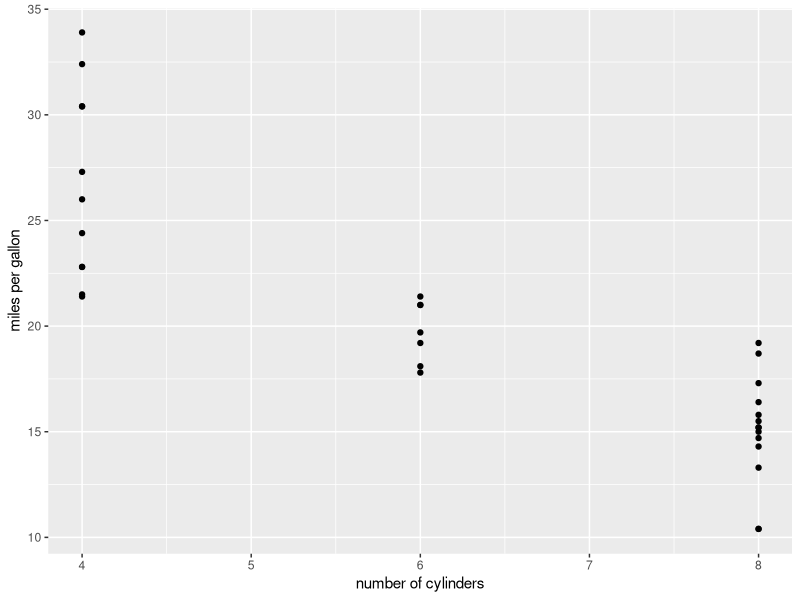
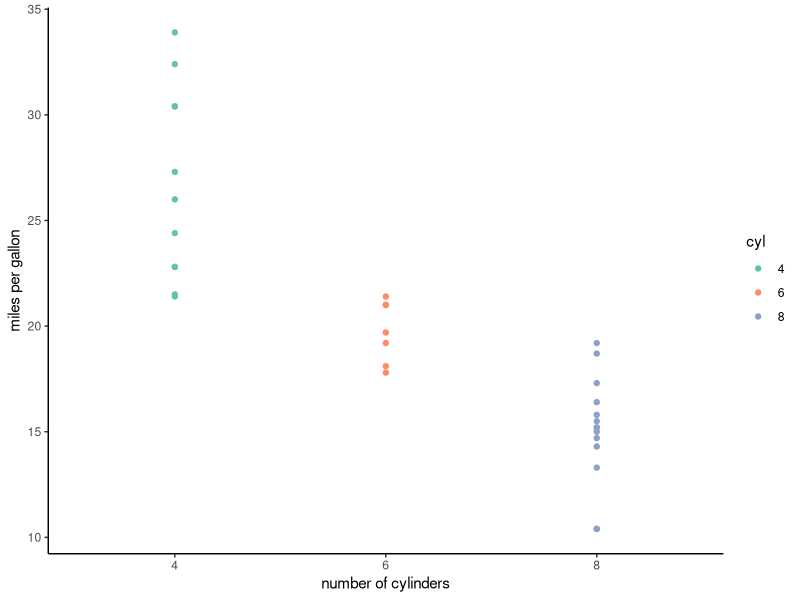
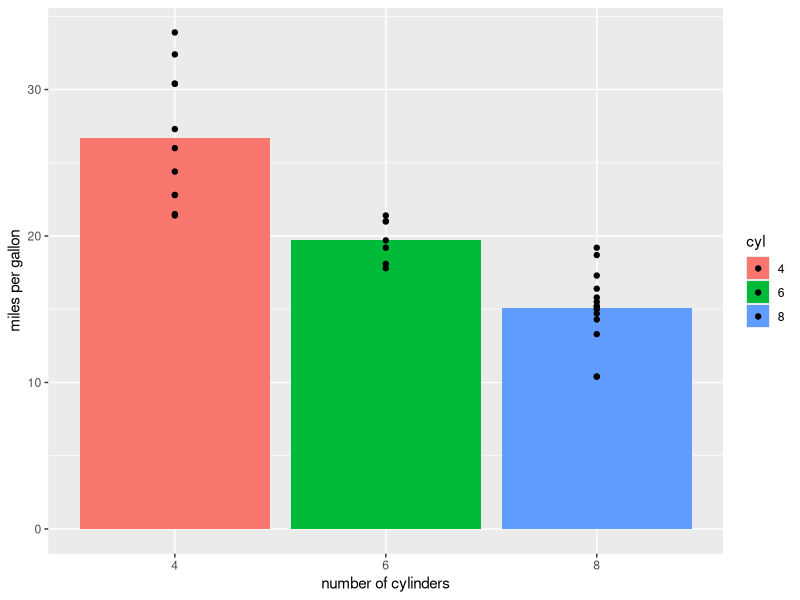

Generate these figures, in order, with R:
## ---- chunk 1

rm(list = ls())
library(tidyverse)

## ---- chunk 2

data(iris)
str(iris)

## ---- chunk 3

iris_new <- iris %>%
  select(length = Petal.Length, width = Petal.Width, Species) %>%
  filter(length > 3.0) %>%
  mutate(width_name = ifelse(width > 2.0, 'wide', 'narrow'))

head(iris_new, 5)

## ---- chunk 4

iris_new %>%
  group_by(Species) %>%
  summarize(mean_length = mean(length, na.rm = TRUE),
            mean_width = mean(width, na.rm = TRUE))

## ---- chunk 5

data(mtcars) 
mtcars_new = mtcars%>% select(mpg, cyl)
mtcars_new$car = rownames(mtcars_new)
mtcars_new = mtcars_new %>% select(car, mpg, cyl)
rownames(mtcars_new) <- NULL
head(mtcars_new,3)

## ---- chunk 6

head(mtcars_new %>%
  gather(key = variable, value = value, -car), 6)

## ---- chunk 7

ggplot(data = mtcars, aes(x = cyl, y = mpg)) +
  geom_point() +
  labs(x = 'number of cylinders', y = 'miles per gallon')

## ---- chunk 8

ggplot(data = mtcars, aes(x = factor(cyl), y = mpg, colour = factor(cyl))) +
  geom_point() +
  labs(x = 'number of cylinders', y = 'miles per gallon', colour = 'cyl') +
  scale_colour_brewer(palette = 'Set2') +
  theme_classic()

## ---- chunk 9

mtcars_summary <- mtcars %>% 
  group_by(cyl) %>%
  summarize(mpg = mean(mpg, na.rm = TRUE))

ggplot(data = mtcars_summary, aes(x = factor(cyl), y = mpg, fill = factor(cyl))) +
  geom_bar(stat = "identity") +
  geom_point(data = mtcars) +
  labs(x = 'number of cylinders', y = 'miles per gallon', fill = 'cyl')

